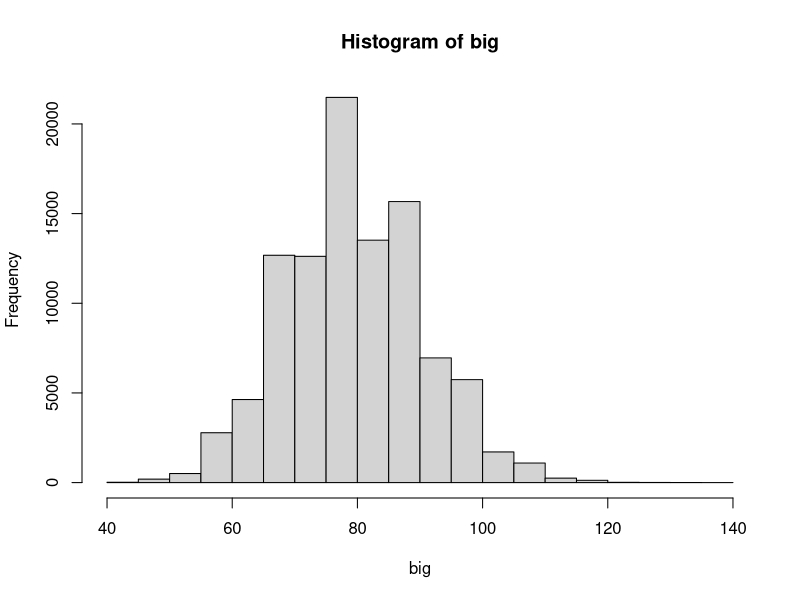

This chart was generated by the following R code:
library(purrr)
m <- c(10, 20 , 40, 80)

vals <- map(m, function(x) pmin(20+ 2 * rpois(x, 30), 200))

summary(unlist(vals))



big <- pmin(20 + 2 * rpois(100000, 30), 200)

summary(big)

80-72

130-80
80-40


hist(big)
